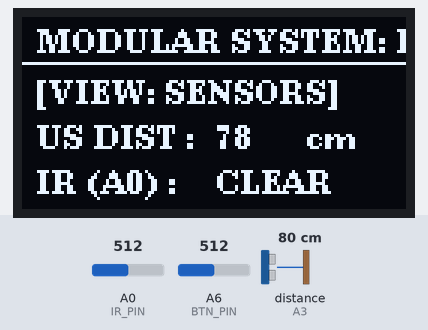
Simulated run of this sketch. Board: Arduino Nano, built with avr-gcc and run on an emulated ATmega328P. On the bench: 128×64 one-colour display. Wiring (inferred from the names in the program): ultrasonic range finder: trigger pin 5; echo A3. The test bench sets the inputs (shaded band); at power-on: A0 (IR_PIN) = 512, distance to the obstacle (sensor on A3) 80 cm, A6 (BTN_PIN) = 512. The echo pulse lasts 58.3 µs per cm; what the sketch prints to the serial monitor is not drawn.

Above: at 1.7 s.
1.8 s: A0 (IR_PIN) set to 485
At 3.4 s:
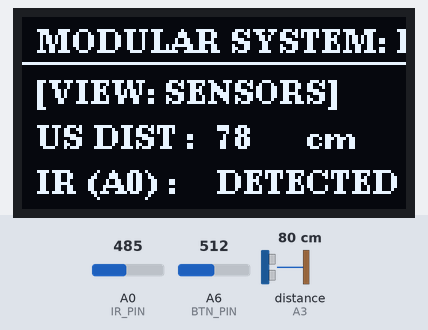
4.5 s: distance to the obstacle (sensor on A3) set to 2 cm
At 7.0 s:
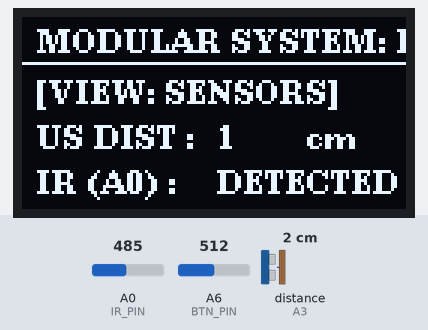
7.4 s: A0 (IR_PIN) set to 510
At 9.8 s:
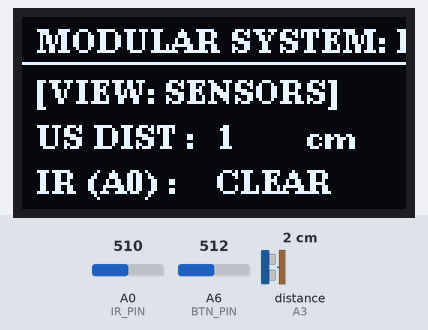
10.1 s: distance to the obstacle (sensor on A3) set to 18 cm
At 12.0 s:
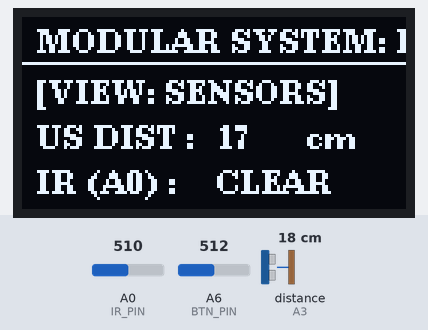
Timing chart, 0 to 13.5 s (numbered marks = the images above; inputs shaded):
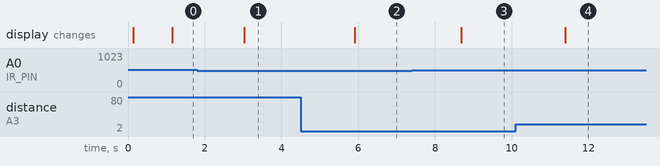

Measured:
- the behaviour switches between 500 and 499 on A0 (IR_PIN) (found by bisection; images 0 and 1)
- after the input at 1.8 s, the display: changes after 1.2 s (image 1)
- after the input at 4.5 s, the display: changes after 1.4 s (image 2)
- after the input at 7.4 s, the display: changes after 1.3 s (image 3)
- after the input at 10.1 s, the display: changes after 1.3 s (image 4)

The sketch:

Practical_90.ino
```cpp
/*
==================================================
Day 45 | Practical-90: Plan and Test Modular System
Board  : Young Engineer Board
Hardware Pinout:
  - Ultrasonic Sensor   : Trig D5, Echo A3
  - IR Sensor (Analog)  : Pin A0
  - Button Ladder Pin   : Pin A6 (Calibrated Values)
  - Display             : 0.96" I2C OLED (U8g2 - RAM Safe)

Modular Architecture:
  - Module 1: Sense (Non-blocking sensor acquisition)
  - Module 2: Control/Logic (State machine & obstacle decision engine)
  - Module 3: Actuate/UI (RAM-safe OLED pages & button-selectable screens)

Navigation via Buttons (Pin A6):
  - Select (925-938) : Switch Module View (ALL SENSORS -> LOGIC STATE)
  - Back   (728-740) : Reset System / Fault Clear
==================================================
*/

#include <Wire.h>
#include <U8g2lib.h>

#define TRIG_PIN 5
#define ECHO_PIN A3
#define IR_PIN   A0
#define BTN_PIN  A6

// Calibrated Ladder Ranges
#define BTN_SEL_MIN  925
#define BTN_SEL_MAX  938
#define BTN_BACK_MIN 728
#define BTN_BACK_MAX 740

enum Button { BTN_NONE, BTN_SELECT, BTN_BACK };

Button readButton() {
  int val = analogRead(BTN_PIN);
  if (val >= BTN_SEL_MIN  && val <= BTN_SEL_MAX)  return BTN_SELECT;
  if (val >= BTN_BACK_MIN && val <= BTN_BACK_MAX) return BTN_BACK;
  return BTN_NONE;
}

// RAM-Safe U8g2 Constructor
U8G2_SSD1306_128X64_NONAME_1_HW_I2C u8g2(U8G2_R0, /* reset=*/ U8X8_PIN_NONE);

// UI Screen Modes
enum ViewPage { PAGE_SENSORS, PAGE_LOGIC };
ViewPage currentPage = PAGE_SENSORS;

// Robot Decision States
enum DecisionState { STATE_FORWARD, STATE_OBSTACLE_NEAR, STATE_STOP_BLOCKED };
DecisionState currentDecision = STATE_FORWARD;

// Telemetry & Metrics
int distanceCm = 0;
int irRawVal = 0;
bool irDetected = false;

unsigned long lastSenseTime = 0;
const unsigned long SENSE_INTERVAL = 150; // Sense task every 150ms

Button lastBtn = BTN_NONE;
unsigned long lastDebounce = 0;

// ================= MODULE 1: SENSE =================
void taskSense() {
  // Ultrasonic pulse (Trig: D5, Echo: A3)
  digitalWrite(TRIG_PIN, LOW);
  delayMicroseconds(5);
  digitalWrite(TRIG_PIN, HIGH);
  delayMicroseconds(10);
  digitalWrite(TRIG_PIN, LOW);

  unsigned long duration = pulseIn(ECHO_PIN, HIGH, 30000UL);
  if (duration == 0 || duration > 25000UL) {
    distanceCm = -1;
  } else {
    distanceCm = (int)((duration * 0.034) / 2);
  }

  // IR Sensor on A0
  irRawVal = analogRead(IR_PIN);
  irDetected = (irRawVal < 500);
}

// ================= MODULE 2: LOGIC =================
void taskLogic() {
  if (irDetected || (distanceCm > 0 && distanceCm < 15)) {
    currentDecision = STATE_STOP_BLOCKED;
  } else if (distanceCm >= 15 && distanceCm <= 30) {
    currentDecision = STATE_OBSTACLE_NEAR;
  } else {
    currentDecision = STATE_FORWARD;
  }
}

// ================= MODULE 3: ACTUATE / UI =================
void taskDisplay() {
  u8g2.firstPage();
  do {
    u8g2.setFont(u8g2_font_ncenB08_tr);
    u8g2.drawStr(5, 12, "MODULAR SYSTEM: P-90");
    u8g2.drawHLine(0, 15, 128);

    if (currentPage == PAGE_SENSORS) {
      u8g2.drawStr(5, 29, "[VIEW: SENSORS]");

      u8g2.drawStr(5, 44, "US DIST :");
      if (distanceCm == -1) {
        u8g2.drawStr(65, 44, "-- cm");
      } else {
        char dBuf[6]; itoa(distanceCm, dBuf, 10);
        u8g2.drawStr(65, 44, dBuf);
        u8g2.drawStr(95, 44, "cm");
      }

      u8g2.drawStr(5, 59, "IR (A0) :");
      u8g2.drawStr(65, 59, irDetected ? "DETECTED" : "CLEAR");
    }
    else {
      u8g2.drawStr(5, 29, "[VIEW: DECISION]");

      u8g2.drawStr(5, 44, "ACTION :");
      switch (currentDecision) {
        case STATE_FORWARD:
          u8g2.drawStr(60, 44, "GO FORWARD");
          break;
        case STATE_OBSTACLE_NEAR:
          u8g2.drawStr(60, 44, "SLOW / STEER");
          break;
        case STATE_STOP_BLOCKED:
          u8g2.drawStr(60, 44, "BRAKE / STOP");
          break;
      }

      u8g2.drawStr(5, 59, "SEL:PAGE | BACK:RST");
    }
  } while (u8g2.nextPage());
}

void setup() {
  Serial.begin(9600);
  delay(100);

  pinMode(TRIG_PIN, OUTPUT);
  pinMode(ECHO_PIN, INPUT);
  pinMode(IR_PIN, INPUT);
  pinMode(BTN_PIN, INPUT);

  digitalWrite(TRIG_PIN, LOW);

  u8g2.begin();

  Serial.println(F("========================================"));
  Serial.println(F(" DAY 45 | PRACTICAL-90: MODULAR SYSTEM  "));
  Serial.println(F("========================================"));
  Serial.println(F("SEL: Toggle Page | BACK: Reset State"));
}

void loop() {
  // Input Handling
  Button btn = readButton();
  if (btn != lastBtn && (millis() - lastDebounce > 200)) {
    lastDebounce = millis();
    if (btn == BTN_SELECT) {
      currentPage = (currentPage == PAGE_SENSORS) ? PAGE_LOGIC : PAGE_SENSORS;
      Serial.print(F("[UI] Switched Page to: "));
      Serial.println(currentPage == PAGE_SENSORS ? F("SENSORS") : F("LOGIC"));
    } else if (btn == BTN_BACK) {
      currentDecision = STATE_FORWARD;
      Serial.println(F("[SYSTEM] State Reset Triggered"));
    }
  }
  lastBtn = btn;

  // Task Scheduler (Non-blocking)
  unsigned long currentMillis = millis();
  if (currentMillis - lastSenseTime >= SENSE_INTERVAL) {
    lastSenseTime = currentMillis;

    taskSense();    // 1. Gather sensor inputs
    taskLogic();    // 2. Compute robot navigation decisions
    taskDisplay();  // 3. Render telemetry & decisions to OLED

    // Telemetry serial log
    Serial.print(F("US: "));
    Serial.print(distanceCm);
    Serial.print(F("cm | IR: "));
    Serial.print(irDetected ? F("OBJ") : F("CLEAR"));
    Serial.print(F(" | Action: "));
    if (currentDecision == STATE_FORWARD) Serial.println(F("FORWARD"));
    else if (currentDecision == STATE_OBSTACLE_NEAR) Serial.println(F("SLOW"));
    else Serial.println(F("STOP"));
  }
}
```
